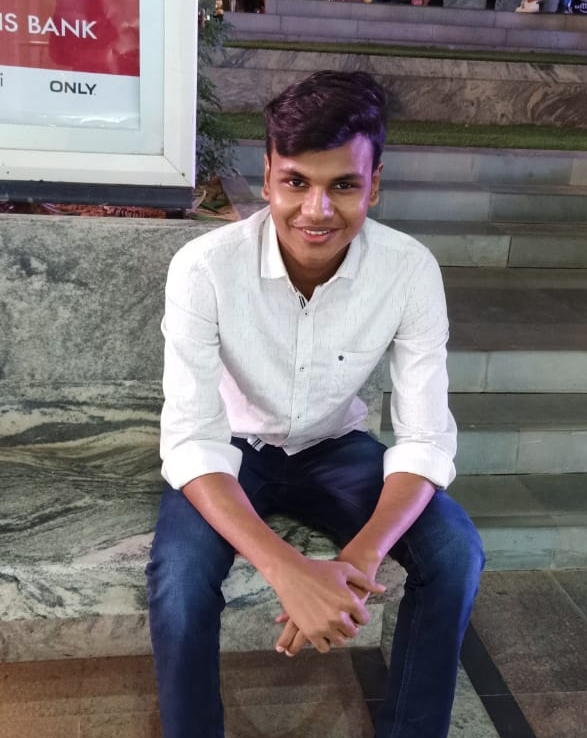
//> input picture opencv/Resources/test2.jpg, 587 x 738 px
$ ./class3   (built with g++ and OpenCV 4)
//> lines starting //> are read from the running program, lines starting //| are printed output that depends on the picture
#include<opencv2/imgcodecs.hpp>
#include<opencv2/highgui.hpp>
#include<opencv2/imgproc.hpp>
#include<iostream>
using namespace std;
using namespace cv;

void main() {
	string path = "Resources/test2.jpg";
	Mat img = imread(path);
//> img is the input picture: 738 rows x 587 cols, CV_8UC3; mean B, G, R 112.3, 111.5, 117.9
	Mat imgResize, imgCrop;


	//cout << img.size() << endl;
	resize(img, imgResize, Size(780, 800));
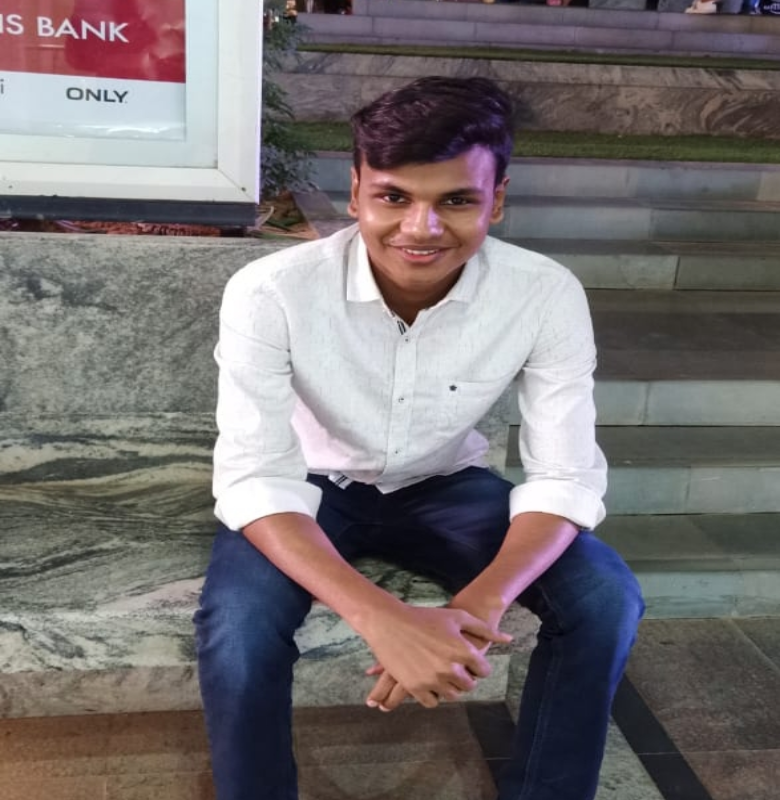
//> imgResize: 800 rows x 780 cols, CV_8UC3; mean B, G, R 112.2, 111.4, 117.8

	Rect roi(100, 100, 300, 250);

	imgCrop = img(roi);
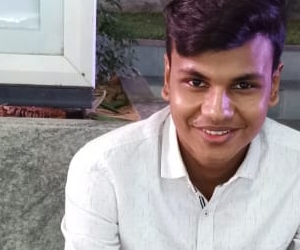
//> imgCrop: 250 rows x 300 cols, CV_8UC3; mean B, G, R 146.1, 144.6, 153.5

	imshow("image", img);
	imshow("Image Resize", imgResize);
	imshow("Image Crop", imgCrop);

	waitKey(0);
}

$ run again, with opencv/Resources/cards.jpg copied over opencv/Resources/test2.jpg
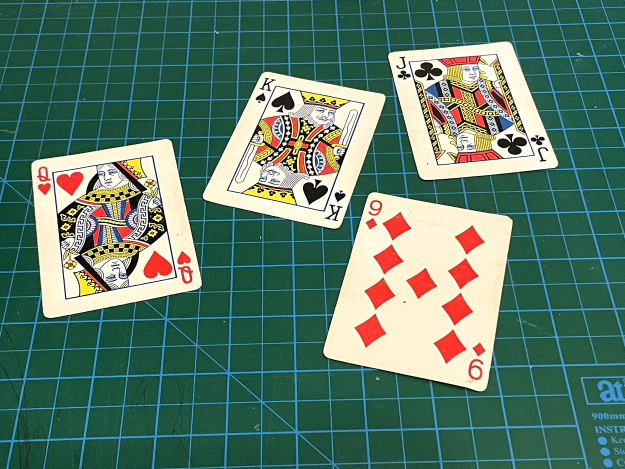
//> input picture opencv/Resources/cards.jpg, 1250 x 938 px (shown at 1/2 size)
//> img is the input picture: 938 rows x 1250 cols, CV_8UC3; mean B, G, R 104.7, 121.3, 89.3
//> `resize(img, imgResize, Size(780, 800));`:
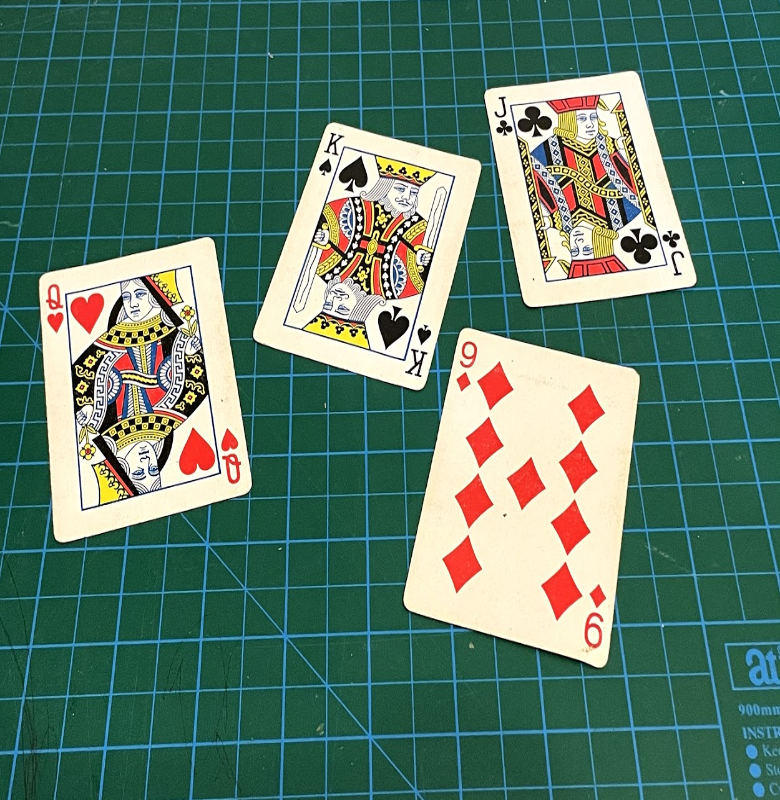
//> imgResize: 800 rows x 780 cols, CV_8UC3; mean B, G, R 104.6, 121.2, 89.2
//> `imgCrop = img(roi);`:
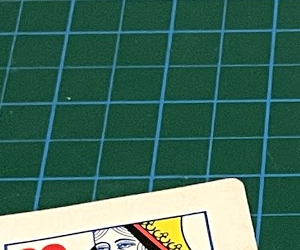
//> imgCrop: 250 rows x 300 cols, CV_8UC3; mean B, G, R 92.2, 108.9, 66.2
